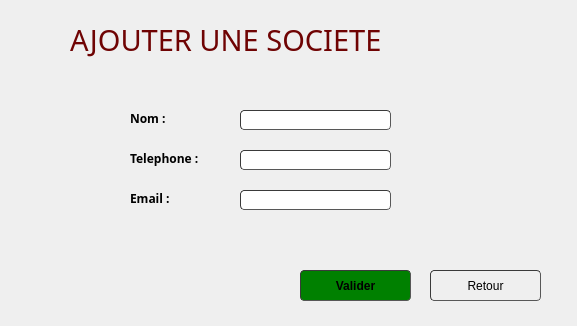
<?xml version="1.0" encoding="UTF-8"?>
<ui version="4.0">
 <class>AjouterSociete</class>
 <widget class="QWidget" name="AjouterSociete">
  <property name="geometry">
   <rect>
    <x>0</x>
    <y>0</y>
    <width>577</width>
    <height>326</height>
   </rect>
  </property>
  <property name="windowTitle">
   <string>Form</string>
  </property>
  <widget class="QLabel" name="text_email">
   <property name="geometry">
    <rect>
     <x>240</x>
     <y>210</y>
     <width>191</width>
     <height>20</height>
    </rect>
   </property>
   <property name="text">
    <string/>
   </property>
  </widget>
  <widget class="QLabel" name="text_telephone">
   <property name="geometry">
    <rect>
     <x>240</x>
     <y>170</y>
     <width>181</width>
     <height>20</height>
    </rect>
   </property>
   <property name="text">
    <string/>
   </property>
  </widget>
  <widget class="QPushButton" name="Annuler">
   <property name="geometry">
    <rect>
     <x>430</x>
     <y>270</y>
     <width>111</width>
     <height>31</height>
    </rect>
   </property>
   <property name="styleSheet">
    <string notr="true">	border-width: 1px; border-radius: 4px;
	border-color: rgb(58, 58, 58);
	border-style: inset;
	padding: 0 8px;


	selection-color: rgb(60, 63, 65);</string>
   </property>
   <property name="text">
    <string>Retour</string>
   </property>
   <property name="icon">
    <iconset>
     <normaloff>:/icons/icons8_back_to_200px.png</normaloff>:/icons/icons8_back_to_200px.png</iconset>
   </property>
  </widget>
  <widget class="QPushButton" name="Valider">
   <property name="geometry">
    <rect>
     <x>300</x>
     <y>270</y>
     <width>111</width>
     <height>31</height>
    </rect>
   </property>
   <property name="font">
    <font>
     <weight>75</weight>
     <bold>true</bold>
    </font>
   </property>
   <property name="styleSheet">
    <string notr="true">	border-width: 1px; border-radius: 4px;
	border-color: rgb(58, 58, 58);
	border-style: inset;
	padding: 0 8px;
	background-color: green;

	selection-color: rgb(60, 63, 65);</string>
   </property>
   <property name="text">
    <string>Valider</string>
   </property>
   <property name="icon">
    <iconset>
     <normaloff>:/icons/icons8_checkmark_96px.png</normaloff>:/icons/icons8_checkmark_96px.png</iconset>
   </property>
  </widget>
  <widget class="QLabel" name="label_10">
   <property name="geometry">
    <rect>
     <x>130</x>
     <y>150</y>
     <width>91</width>
     <height>16</height>
    </rect>
   </property>
   <property name="font">
    <font>
     <family>Century Gothic</family>
     <pointsize>9</pointsize>
     <weight>75</weight>
     <bold>true</bold>
    </font>
   </property>
   <property name="text">
    <string>Telephone :</string>
   </property>
  </widget>
  <widget class="QLineEdit" name="nom">
   <property name="geometry">
    <rect>
     <x>240</x>
     <y>110</y>
     <width>151</width>
     <height>20</height>
    </rect>
   </property>
   <property name="styleSheet">
    <string notr="true">	border-width: 1px; border-radius: 4px;
	border-color: rgb(58, 58, 58);
	border-style: inset;
	padding: 0 8px;


	selection-color: rgb(60, 63, 65);</string>
   </property>
  </widget>
  <widget class="QLabel" name="label_7">
   <property name="geometry">
    <rect>
     <x>70</x>
     <y>10</y>
     <width>531</width>
     <height>61</height>
    </rect>
   </property>
   <property name="font">
    <font>
     <family>Century Gothic</family>
     <pointsize>22</pointsize>
     <weight>50</weight>
     <bold>false</bold>
    </font>
   </property>
   <property name="text">
    <string>&lt;html&gt;&lt;head/&gt;&lt;body&gt;&lt;p&gt;&lt;span style=&quot; color:#6f0303;&quot;&gt;AJOUTER UNE SOCIETE&lt;/span&gt;&lt;/p&gt;&lt;/body&gt;&lt;/html&gt;</string>
   </property>
   <property name="textFormat">
    <enum>Qt::RichText</enum>
   </property>
  </widget>
  <widget class="QLabel" name="text_nom">
   <property name="geometry">
    <rect>
     <x>240</x>
     <y>130</y>
     <width>171</width>
     <height>20</height>
    </rect>
   </property>
   <property name="text">
    <string/>
   </property>
  </widget>
  <widget class="QLineEdit" name="telephone">
   <property name="geometry">
    <rect>
     <x>240</x>
     <y>150</y>
     <width>151</width>
     <height>20</height>
    </rect>
   </property>
   <property name="styleSheet">
    <string notr="true">	border-width: 1px; border-radius: 4px;
	border-color: rgb(58, 58, 58);
	border-style: inset;
	padding: 0 8px;


	selection-color: rgb(60, 63, 65);</string>
   </property>
  </widget>
  <widget class="QLabel" name="label_2">
   <property name="geometry">
    <rect>
     <x>130</x>
     <y>110</y>
     <width>51</width>
     <height>16</height>
    </rect>
   </property>
   <property name="font">
    <font>
     <family>Century Gothic</family>
     <pointsize>9</pointsize>
     <weight>75</weight>
     <bold>true</bold>
    </font>
   </property>
   <property name="text">
    <string>Nom :</string>
   </property>
  </widget>
  <widget class="QLineEdit" name="email">
   <property name="geometry">
    <rect>
     <x>240</x>
     <y>190</y>
     <width>151</width>
     <height>20</height>
    </rect>
   </property>
   <property name="styleSheet">
    <string notr="true">	border-width: 1px; border-radius: 4px;
	border-color: rgb(58, 58, 58);
	border-style: inset;
	padding: 0 8px;


	selection-color: rgb(60, 63, 65);</string>
   </property>
  </widget>
  <widget class="QLabel" name="label_12">
   <property name="geometry">
    <rect>
     <x>130</x>
     <y>190</y>
     <width>61</width>
     <height>16</height>
    </rect>
   </property>
   <property name="font">
    <font>
     <family>Century Gothic</family>
     <pointsize>9</pointsize>
     <weight>75</weight>
     <bold>true</bold>
    </font>
   </property>
   <property name="text">
    <string>Email :</string>
   </property>
  </widget>
 </widget>
 <resources/>
 <connections/>
</ui>
